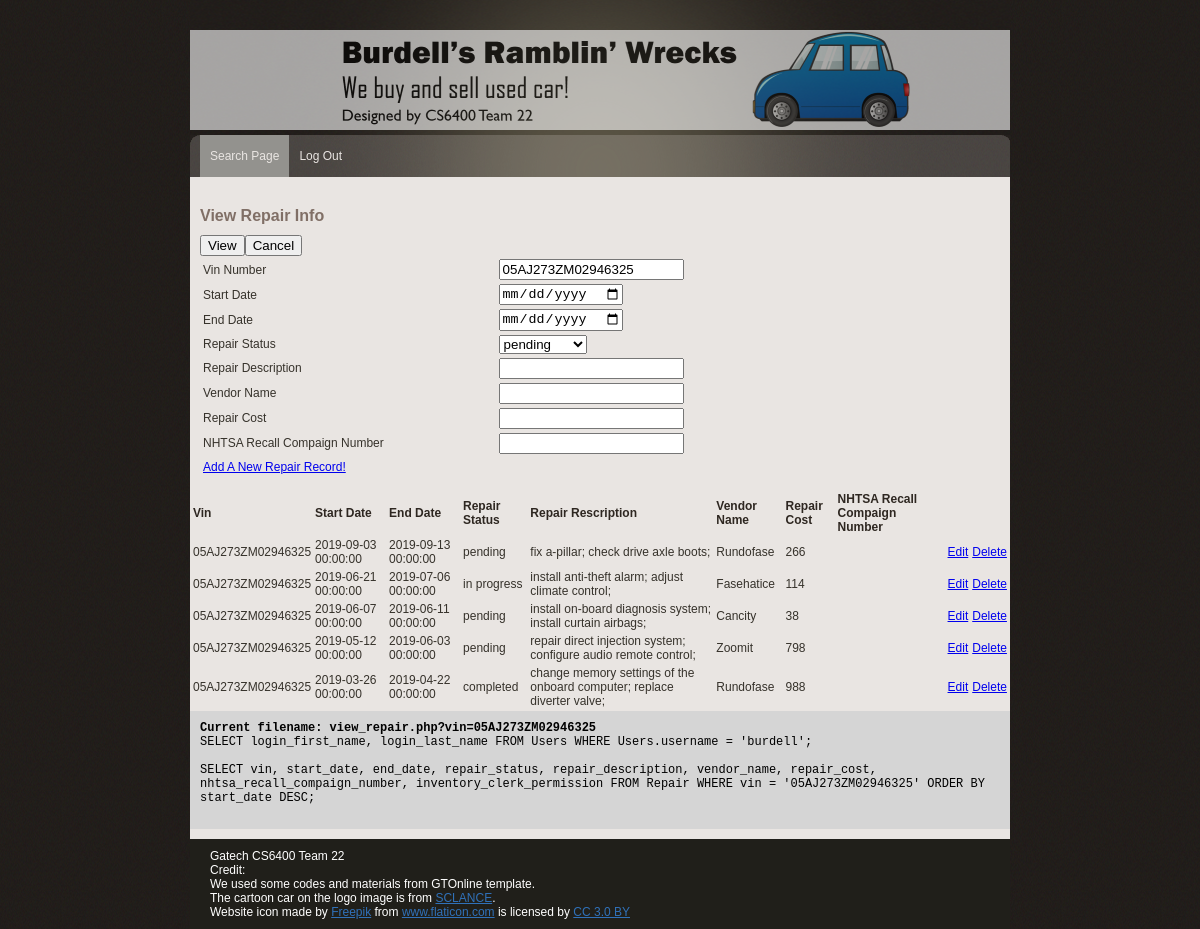
The page /Phase_3/view_repair.php?vin=05AJ273ZM02946325 (signed in) on the database its author committed.
### tables this page shows
CREATE TABLE Repair (
  vin varchar(50) NOT NULL,
  start_date timestamp NOT NULL,
  end_date timestamp NOT NULL,
  repair_status varchar(50) NOT NULL,
  repair_description varchar(250) NULL,
  vendor_name varchar(50) NOT NULL,
  repair_cost decimal NOT NULL,
  nhtsa_recall_compaign_number varchar(50) NULL,
  inventory_clerk_permission varchar(50) NOT NULL,
  PRIMARY KEY (vin, start_date),
  FOREIGN KEY (vin)
    REFERENCES Vehicle (vin),
  FOREIGN KEY (vendor_name)
    REFERENCES Vendor (vendor_name),
  FOREIGN KEY (nhtsa_recall_compaign_number)
    REFERENCES Recall (nhtsa_recall_compaign_number)
);

### Phase_3/view_repair.php (the view, shortened to what this page needs)
<?php
include('lib/common.php');
?>
<?php include("lib/header.php"); ?>
</head>
<body>
<div id="main_container">
    <?php include("lib/menu.php"); ?>
    <div class="center_content">
        <div class="center_left">
            <div class="features">
                <div class="View Repair section">
                    <div class="subtitle">View Repair Info</div>
                    <form name="view_repair_info" action="view_repair.php" method="get">
                        <table>
                            <tr>
                                <td>Vin Number</td>
                                <td>
                                    <input type="text" name = "vin" value="<?php if ($_GET['vin']) { print $_GET['vin']; } ?>" >
                                </td>
                            </tr>
                            <tr>
                                <td>Start Date</td>
                                <td>
                                    <input name = "start_date" type = "date" id = "start_date" value="<?php if ($_GET['start_date']) { print $_GET['start_date']; } ?>" >
                                </td>
                            </tr>
                            <tr>
                                <td>End Date</td>
                                <td>
                                    <input name = "end_date" type = "date" id = "end_date" value="<?php if ($_GET['end_date']) { print $_GET['end_date']; } ?>" >
                                </td>
                            </tr>
                            <tr>
                                <td> Repair Status </td>
                                <td>
                                    <select name = "repair_status">
                                        <option value="pending" <?php if ($_GET['repair_status'] == 'pending') { print 'selected="true"';} ?> >pending</option>
                                    </select>
                                </td>
                            </tr>
                            <tr>
                                <td>Repair Description</td>
                                <td>
                                    <input name = "repair_description" type = "text" id = "repair_description" value="<?php if ($_GET['repair_description']) { print $_GET['repair_description']; } ?>" >
                                </td>
                            </tr>
                            <tr>
                                <td>Vendor Name</td>
                                <td>
                                    <input name = "vendor_name" type = "text" id = "vendor_name" value="<?php if ($_GET['vendor_name']) { print $_GET['vendor_name']; } ?>">
                                </td>
                            </tr>
                            <tr>
                                <td>Repair Cost</td>
                                <td>
                                    <input name = "repair_cost" type = "number" id = "repair_cost" value="<?php if ($_GET['repair_cost']) { print $_GET['repair_cost']; } ?>">
                                </td>
                            </tr>
                            <tr>
                                <td>NHTSA Recall Compaign Number</td>
                                <td>
                                    <input name = "nhtsa_recall_compaign_number" type = "text" id = "nhtsa_recall_compaign_number" value="<?php if ($_GET['nhtsa_recall_compaign_number']) { print $_GET['nhtsa_recall_compaign_number']; } ?>">
                                </td>
                            </tr>
                            <tr>
                                <input name = "view" type = "submit" id = "view" value = "View">
                                <input type="button" value="Cancel" onclick="history.go(-1)">
                            </tr>
                                <td><a href='add_repair.php?view=View'>Add A New Repair Record!</a></td>
                        </table>
                    </form>
                </div>
            </div>
        </div>
        <?php
        if($_SERVER['REQUEST_METHOD'] == 'GET'){
            $enteredVin = mysqli_real_escape_string($db, $_GET['vin']);
            $query = "SELECT vin, start_date, end_date, repair_status, repair_description, vendor_name, repair_cost, nhtsa_recall_compaign_number, inventory_clerk_permission ";
            $from = " FROM Repair ";
            $where = " WHERE vin = '$enteredVin' ";
            if(empty($enteredVin)){
                $query = "SELECT * FROM Repair ORDER BY start_date DESC ";
            }else {
                $query = $query . $from . $where . " ORDER BY start_date DESC";
            }
            $result = mysqli_query($db, $query);
            echo "<div>";
            echo "<table>";
            echo "<tr>";
            echo "<td class=\"heading\">Vin</td>";
            echo "<td class=\"heading\">Start Date</td>";
            echo "<td class=\"heading\">End Date</td>";
            echo "<td class=\"heading\">Repair Status</td>";
            echo "<td class=\"heading\">Repair Rescription</td>";
            echo "<td class=\"heading\">Vendor Name</td>";
            echo "<td class=\"heading\">Repair Cost</td>";
            echo "<td class=\"heading\">NHTSA Recall Compaign Number</td>";
            echo "</tr>";
            while ($row = mysqli_fetch_array($result, MYSQLI_ASSOC)) {
                print "<tr>";
                print "<td>" . $row['vin'] . "</td>";
                print "<td>" . $row['start_date'] . "</td>";
                print "<td>" . $row['end_date'] . "</td>";
                print "<td>" . $row['repair_status'] . "</td>";
                print "<td>" . $row['repair_description'] . "</td>";
                print "<td>" . $row['vendor_name'] . "</td>";
                print "<td>" . $row['repair_cost'] . "</td>";
                print "<td>" . $row['nhtsa_recall_compaign_number'] . "</td>";
                echo "<td><a href='edit_repair.php?vin=".$row['vin']."&start_date=".strftime("%Y-%m-%d", strtotime($row['start_date']))."&end_date=".strftime("%Y-%m-%d", strtotime($row['end_date'])). "&repair_status=" .$row['repair_status']. "&repair_description=" .$row['repair_description']. "&repair_cost=" .$row['repair_cost']. "&vendor_name=" .$row['vendor_name']. "&nhtsa_recall_compaign_number=" .$row['nhtsa_recall_compaign_number']."'>Edit</a></td>";
                echo "<td><a href='delete_repair.php?vin=".$row['vin']."&start_date=".strftime("%Y-%m-%d", strtotime($row['start_date']))."&end_date=".strftime("%Y-%m-%d", strtotime($row['end_date'])). "&repair_status=" .$row['repair_status']. "&repair_description=" .$row['repair_description']. "&repair_cost=" .$row['repair_cost']. "&vendor_name=" .$row['vendor_name']. "&nhtsa_recall_compaign_number=" .$row['nhtsa_recall_compaign_number']."'>Delete</a></td>";
                print "</tr>";
            }
            echo "</table>";
            echo "</div>";
        }
        ?>
        <?php include("lib/error.php"); ?>
    </div>
    <?php include("lib/footer.php"); ?>
</div>
</body>
</html>

### Phase_3/css/gtonline_style.css (style rules this page uses)
body { background:url(../img/bg.gif) repeat #000000; padding:0; font-family: Verdana, Geneva, sans-serif; font-size:12px; margin:auto auto auto auto; color:#36322b; }
table { width: 100%; }
th, td { padding: 1px; text-align: left; }
#main_container { width:820px; height:auto; margin:auto; padding:0px; }
.heading { font-size:12px; color:#2e2721; font-weight:bold; }
.subtitle { width: 600px; font-family: Verdana, Geneva, sans-serif; font-weight:bold; font-size:16px; color:#806F66; padding:10px 0px 10px 0px; }
.center_content { width:820px; height:auto; padding:10px 0px 10px 0px; clear:both; background-color:#E9E5E2; }
.center_left { width:600px; float:left; padding:10px 10px 10px 10px; }

### rows shown on the page
repair: vin "05AJ273ZM02946325", start_date "2019-09-03 00:00:00", end_date "2019-09-13 00:00:00", repair_status "pending", repair_description "fix a-pillar; check drive axle boots;", vendor_name "Rundofase", repair_cost "266"
repair: vin "05AJ273ZM02946325", start_date "2019-06-21 00:00:00", end_date "2019-07-06 00:00:00", repair_status "in progress", repair_description "install anti-theft alarm; adjust climate control;", vendor_name "Fasehatice", repair_cost "114"
repair: vin "05AJ273ZM02946325", start_date "2019-06-07 00:00:00", end_date "2019-06-11 00:00:00", repair_status "pending", repair_description "install on-board diagnosis system; install curtain airbags;", vendor_name "Cancity", repair_cost "38"
repair: vin "05AJ273ZM02946325", start_date "2019-05-12 00:00:00", end_date "2019-06-03 00:00:00", repair_status "pending", repair_description "repair direct injection system; configure audio remote control;", vendor_name "Zoomit", repair_cost "798"
repair: vin "05AJ273ZM02946325", start_date "2019-03-26 00:00:00", end_date "2019-04-22 00:00:00", repair_status "completed", repair_description "change memory settings of the onboard computer; replace diverter valve;", vendor_name "Rundofase", repair_cost "988"

### other values the page prints
$query "Current filename: view_repair.php?vin=05AJ273ZM02946325"
$query "SELECT login_first_name, login_last_name FROM Users WHERE Users.username = 'burdell';"
